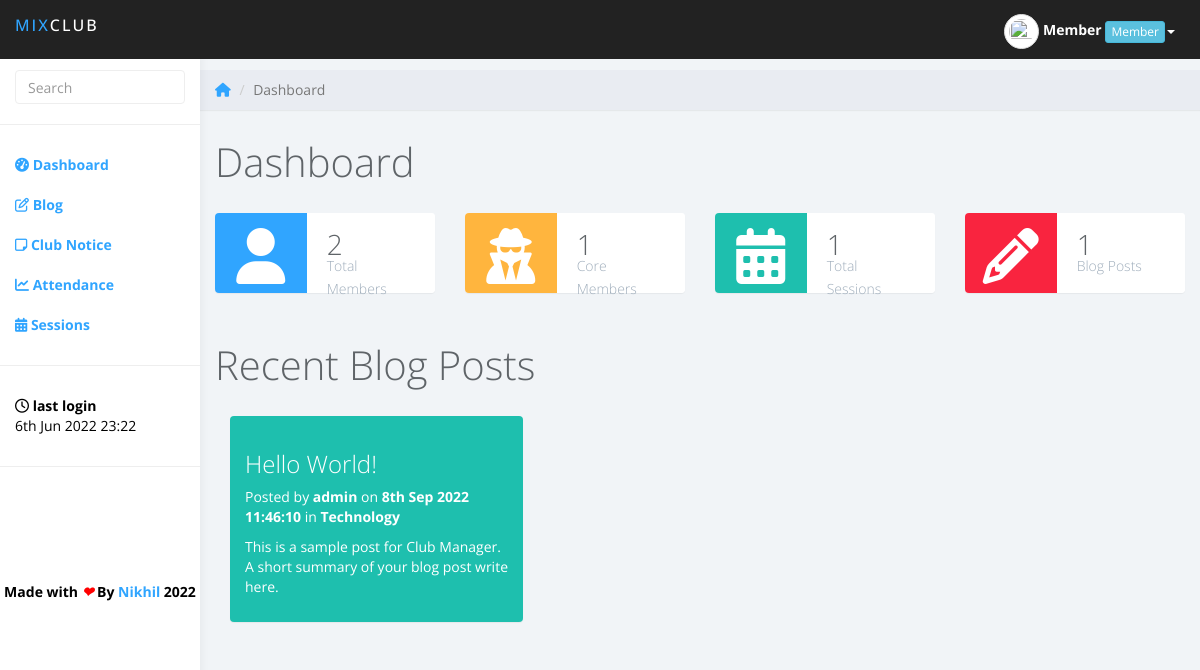
Page /home.php (signed in) on the committed database.
### tables this page shows
CREATE TABLE `userinfo` (
  `id` int(5) NOT NULL,
  `name` varchar(50) NOT NULL,
  `email` varchar(70) DEFAULT NULL,
  `dob` varchar(25) NOT NULL,
  `username` varchar(25) NOT NULL,
  `password` text NOT NULL,
  `role` varchar(20) DEFAULT NULL,
  `last_login` datetime NOT NULL,
  `currunt_login` timestamp NOT NULL DEFAULT CURRENT_TIMESTAMP ON UPDATE CURRENT_TIMESTAMP,
  `otp` varchar(10) NOT NULL,
  `pic` text
);

CREATE TABLE `blog_posts` (
  `id` int(11) NOT NULL,
  `postTitle` varchar(200) NOT NULL,
  `description` text NOT NULL,
  `content` text NOT NULL,
  `post_date` timestamp NOT NULL DEFAULT CURRENT_TIMESTAMP ON UPDATE CURRENT_TIMESTAMP,
  `auther` varchar(25) NOT NULL,
  `catinfo` varchar(70) DEFAULT NULL
);

### funs.php (the view, shortened to what this page needs)
<?php
global $con;
function get_member_data($session_name)
{
	global $con;
	$query = "SELECT * FROM userinfo WHERE username='$session_name'";
	$result = mysqli_query($con,$query);
	$rows = mysqli_affected_rows($con);
	if($rows == 1)
	{
		$row = mysqli_fetch_assoc($result);
	}
	else
		echo 'error while retriving data';
	return $row;
}
function get_all_posts()
{
	global $con;
	$query = "SELECT * FROM blog_posts";
	$result = mysqli_query($con,$query);
	$rows = mysqli_affected_rows($con);
	return $rows;
}
	?>
		<?php
function starter($id,$name,$role,$pic,$last_login,$total_members,$core_members,$total_sessions,$completed_sessions)
{
	?>
<!DOCTYPE html>
<html>
<head>
<link href="css/pace-theme-corner-indicator.css" rel="stylesheet">
<link href="https://maxcdn.bootstrapcdn.com/bootstrap/3.3.7/css/bootstrap.min.css" rel="stylesheet">
<link href="css/styles.css" rel="stylesheet">
</head>
<body>
	<nav class="navbar navbar-inverse navbar-fixed-top" role="navigation">
		<div class="container-fluid">
			<div class="navbar-header">
				<b><a class="navbar-brand" href="home.php"><span>Mix</span>Club</a></b>
				<ul class="user-menu">
					<li class="dropdown pull-right">
						<a class="dropdown-toggle" data-toggle="dropdown"><img src="<?php echo $pic; ?>" class="img-responsive img-circle img-thumbnail" height="35px" width="35px"> <b id="mobhide"><?php echo $name; ?></b> <div class="btn btn-xs btn-info" id="mobhide"><?php echo $role; ?></div><span class="caret"></span></a>
					</li>
				</ul>
			</div>
		</div>
	</nav><br>
		<div id="sidebar-collapse" class="col-sm-3 col-lg-2 sidebar">
		<form role="search" action="search.php" method="post">
			<div class="form-group">
				<input type="text" name="term" class="form-control" placeholder="Search" required>
			</div>
		</form>
		<ul class="nav menu">
			<li><a href="home.php"><i class="fa fa-tachometer" aria-hidden="true"></i>
 <b>Dashboard</b></a></li>
			<li><a href="blog-home.php"><i class="fa fa-pencil-square-o" aria-hidden="true"></i> <b>Blog</b></a></li>
			<li><a href="notice.php"><i class="fa fa-sticky-note-o" aria-hidden="true"></i> <b>Club Notice</b></a></li>
			<li><a href="attendance.php"><i class="fa fa-line-chart" aria-hidden="true"></i> <b>Attendance</b></a></li>
			<li><a href="schedule.php"><i class="fa fa-calendar" aria-hidden="true"></i> <b>Sessions</b></a></li>
			<li role="presentation" class="divider"></li>
			<li><a style="color: #000;"><i class="fa fa-clock-o" aria-hidden="true"></i> <b>last login</b><br><?php echo $last_login; ?></a></li>
			<li role="presentation" class="divider"></li>
		</ul>
		<div class="text-center" style="margin-top: 95px; color: #000;"><b>Made with <i style="color: red;">&#10084;</i> By <a href="" target="blank">Nikhil</a> 2022</b></div>
	</div>
	<div class="col-sm-9 col-sm-offset-3 col-lg-10 col-lg-offset-2 main">
	<?php
	return false;
}
function at_bottom()
{
	?>
	</div>
<link rel="stylesheet" type="text/css" href="css/DateTimePicker.min.css" />
<link href="http://cdnjs.cloudflare.com/ajax/libs/summernote/0.8.2/summernote.css" rel="stylesheet">
</body>
</html>
	<?php
	return false;
}
		?>
			    <?php
function show_home_posts()
{
	global $con;
	$query = "SELECT * FROM blog_posts ORDER BY id DESC LIMIT 0,5";
	$result = mysqli_query($con,$query);
	if(mysqli_num_rows($result) > 0)
	{
		$select = 1;
		while($row = mysqli_fetch_assoc($result))
		{
			if($select%2 == 1)
			{
				$css = 'panel-teal';
			}
			else
			{
				$css = 'panel-orange';
			}
			?>
			<div class="col-lg-4">
				<div class="panel <?php echo $css; ?>">
				<div class="panel-body">
				<a href="viewpost.php?id=<?php echo $row['id']; ?>&title=<?php echo $row['postTitle']; ?>" style="color: #fff;">
				<h3 style="color: #fff;"><?php echo $row['postTitle']; ?></h3>
				<a href="viewpost.php?id=<?php echo $row['id']; ?>&title=<?php echo $row['postTitle']; ?>" style="color: #fff;">
				<p>Posted by <b><?php echo $row['auther']; ?></b> on <b><?php echo date('jS M Y H:i:s', strtotime($row['post_date'])); ?></b> in
				<b><a style="color: #fff;" href="viewbycat.php?cat=<?php echo $row['catinfo']; ?>"><?php echo $row['catinfo']; ?></a></b></p>
			    <p><a style="color: #fff;" href="viewbycat.php?cat=<?php echo $row['catinfo']; ?>"><?php echo $row['description']; ?></a></p>
			    </a>
			    </a>
			    </div>
			    </div>
			</div>
			    <?php
			    $select++;
		}
	}
	else
	{
		echo '<div class="alert bg-warning text-center col-md-offset-4 col-md-4 col-sm-12"><span><h4>no posts found, visit after sometime!</h4></span></div>';
	}
	return false;
}

### home.php (shortened to what this page needs)
<?php
	require_once('funs.php');
	$session_name = $_SESSION['username'];
	$row = get_member_data($session_name);
	$id = $row['id'];
	$name = $row['name'];
	$role = $row['role'];
	$pic = $row['pic'];
	$last_login = $row['last_login'];
	$last_login = date('jS M Y H:i', strtotime($last_login));
	$total_members = get_all_status();
	$core_members = get_vip_status();
	$total_sessions = total_sessions();
	$completed_sessions = completed_sessions();
	$all_posts = get_all_posts();
	starter($id,$name,$role,$pic,$last_login,$total_members,$core_members,$total_sessions,$completed_sessions);
?>
		<div class="row">
			<ol class="breadcrumb">
				<li><a href="#"><i class="fa fa-home" aria-hidden="true"></i></a></li>
				<li class="active">Dashboard</li>
			</ol>
		</div>
		<div class="row">
			<div class="col-lg-12">
				<h1 class="page-header">Dashboard</h1>
			</div>
		</div>
		<div class="row">
			<div class="col-xs-12 col-md-6 col-lg-3">
				<div class="panel panel-blue panel-widget ">
					<div class="row no-padding">
						<div class="col-sm-3 col-lg-5 widget-left">
							<i class="fa fa-user fa-4x" aria-hidden="true"></i>
						</div>
						<div class="col-sm-9 col-lg-7 widget-right">
							<div class="large"><?php echo $total_members; ?></div>
							<div class="text-muted">Total Members</div>
						</div>
					</div>
				</div>
			</div>
			<div class="col-xs-12 col-md-6 col-lg-3">
				<div class="panel panel-orange panel-widget">
					<div class="row no-padding">
						<div class="col-sm-3 col-lg-5 widget-left">
							<i class="fa fa-user-secret fa-4x" aria-hidden="true"></i>
						</div>
						<div class="col-sm-9 col-lg-7 widget-right">
							<div class="large"><?php echo $core_members; ?></div>
							<div class="text-muted">Core Members</div>
						</div>
					</div>
				</div>
			</div>
			<a href="schedule.php">
			<div class="col-xs-12 col-md-6 col-lg-3">
				<div class="panel panel-teal panel-widget">
					<div class="row no-padding">
						<div class="col-sm-3 col-lg-5 widget-left">
							<i class="fa fa-calendar fa-4x" aria-hidden="true"></i>
						</div>
						<div class="col-sm-9 col-lg-7 widget-right">
							<div class="large"><?php echo $total_sessions; ?></div>
							<div class="text-muted">Total Sessions</div>
						</div>
					</div>
				</div>
			</div>
			</a>
			<a href="blog-home.php">
			<div class="col-xs-12 col-md-6 col-lg-3">
				<div class="panel panel-red panel-widget">
					<div class="row no-padding">
						<div class="col-sm-3 col-lg-5 widget-left">
							<i class="fa fa-pencil fa-4x" aria-hidden="true"></i>
						</div>
						<div class="col-sm-9 col-lg-7 widget-right">
							<div class="large"><?php echo $all_posts; ?></div>
							<div class="text-muted">Blog Posts</div>
						</div>
					</div>
				</div>
			</div>
			</a>
		</div>
		<div class="row">
			<div class="col-lg-12">
				<h1 class="page-header">Recent Blog Posts</h1>
			</div>
		</div>
		<div class="row">
			<div class="col-lg-12">
				<?php show_home_posts(); ?>
			</div>
		</div>
<?php
	at_bottom();

### css/styles.css (style rules this page uses)
* { font-family: 'Open Sans', sans-serif; }
body { background: #f1f4f7; padding-top: 50px; color: #5f6468; }
p { color: #777; }
a, a:hover, a:focus { color: #30a5ff; }
h1, h2, h3, h4, h5, h6 { color: #5f6468; }
h1 { font-weight: 300; font-size: 40px; }
h3, h4 { font-weight: 300; }
.large { font-size: 2em; }
.text-muted { color: #9fadbb; }
.no-padding { padding: 0; margin: 0; }
.form-control { border: 1px solid #eee; box-shadow: none; }
.navbar-header .navbar-brand { color: #fff; font-size: 16px; text-transform: uppercase; font-weight: 500; letter-spacing: 2px; }
.navbar-header .navbar-brand span { color: #30a5ff; }
.panel { border: 0; }
.panel-widget { padding: 0; position: relative; }
.panel-blue { background: #30a5ff; color: #fff; }
.panel-teal { background: #1ebfae; color: #fff; }
.panel-orange { background: #ffb53e; color: #fff; }
.panel-red { background: #f9243f; color: #fff; }
.panel-blue .panel-body p, .panel-teal .panel-body p, .panel-orange .panel-body p, .panel-red .panel-body p { color: #fff; color: rgba(255, 255, 255, .8); }
.panel-blue .text-muted, .panel-teal .text-muted, .panel-orange .text-muted, .panel-red .text-muted { color: rgba(255, 255, 255, .5); }
.widget-left { height: 80px; padding-top: 15px; text-align: center; border-top-left-radius: 4px; border-bottom-left-radius: 4px; }
.widget-right { text-align: left; line-height: 1.6em; margin: 0px; padding: 20px; height: 80px; color: #999; font-weight: 300; background: #fff; border-top-right-radius: 4px; border-bottom-right-radius: 4px; }
.widget-right .text-muted { color: #9fadbb; }
.widget-right .large { color: #5f6468; }
.panel-blue .widget-left { background: #30a5ff; color: #fff; }
.panel-teal .widget-left { background: #1ebfae; color: #fff; }
.panel-orange .widget-left { background: #ffb53e; color: #fff; }
.panel-red .widget-left { background: #f9243f; color: #fff; }
.panel-widget { background: #fff; }
.navbar { border: 0; }
.user-menu { display: inline-block; margin-top: 14px; margin-right: 10px; float: right; list-style: none; padding: 0; }
.user-menu a { color: #fff; }
.sidebar { display: block; background-color: #fff; padding: 0; display: none; }
.sidebar form { padding: 20px 15px 5px 15px; border-bottom: 1px solid #eee; margin-bottom: 20px; }
@media (min-width: 768px) { .sidebar { display: block; position: fixed; top: 50px; bottom: 0; left: 0; z-index: 1000; display: block; margin: 0; padding: 0; overflow-x: hidden; overflow-y: auto; background-color: #fff; box-shadow: 1px 0px 10px rgba(0, 0, 0, .05); } }
@media (min-width: 768px) { .navbar-header { width: 100%; } }
.sidebar ul.nav li.divider { border-bottom: 1px solid #eee; margin: 20px 0; }
.breadcrumb { border-radius: 0; padding: 10px 15px; background: #e9ecf2; box-shadow: 0 1px 1px rgba(0, 0, 0, .05); margin: 0 ; }
h1.page-header { margin-top: 30px; border-bottom: 0; }

### rows in the picture
userinfo: name "Member", role "Member", last_login "6th Jun 2022 23:22"
blog_posts: postTitle "Hello World!", auther "admin", post_date "8th Sep 2022 11:46:10", catinfo "Technology", description "This is a sample post for Club Manager. A short summary of your blog post write here."

### other values in the picture
$total_members "2"
$core_members "1"
$total_sessions "1"
$all_posts "1"
